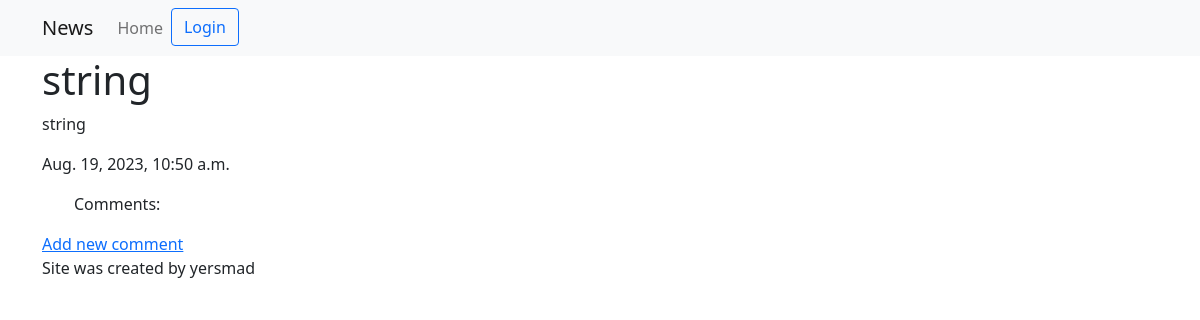
The app's page /news/11/ with its own data.
### news/models.py (models this page shows)
class News(models.Model):
    author = models.ForeignKey(User, on_delete=models.CASCADE)
    title = models.CharField(max_length=50)
    content = models.CharField(max_length=250)
    created_at = models.DateTimeField(auto_now_add=True)
    has_comments = models.BooleanField(default=False)

### news/views.py (the view)
# urls.py: path("<int:news_id>/", views.detail, name="detail"),
def detail(request, news_id):
    news = get_object_or_404(News, pk=news_id)
    try:
        comments = list(Comment.objects.filter(news_id=news_id).all())
    except Comment.DoesNotExist:
        comments = None
    if not comments:
        context = {"news": news}
        return render(request, "news/detail.html", context)
    else:
        comments = list(Comment.objects.filter(news_id=news_id).order_by("-created_at").all())
        context = {"news": news, "comments": comments}
        return render(request, "news/detail.html", context)

### news/templates/news/detail.html (shortened to what this page needs)
{% extends "news/base.html" %}
{% block content %}
<div>
    <h1>{{ news.title }}</h1>
    <p>{{ news.content }}</p>
    <p>{{ news.created_at }}</p>
</div>
<ul>Comments:
</ul>
<a href="{% url 'news:post_comment' news.id %}">Add new comment</a>
{% endblock %}

### records on screen
News: title "string", content "string", created_at "Aug. 19, 2023, 10:50 a.m."
